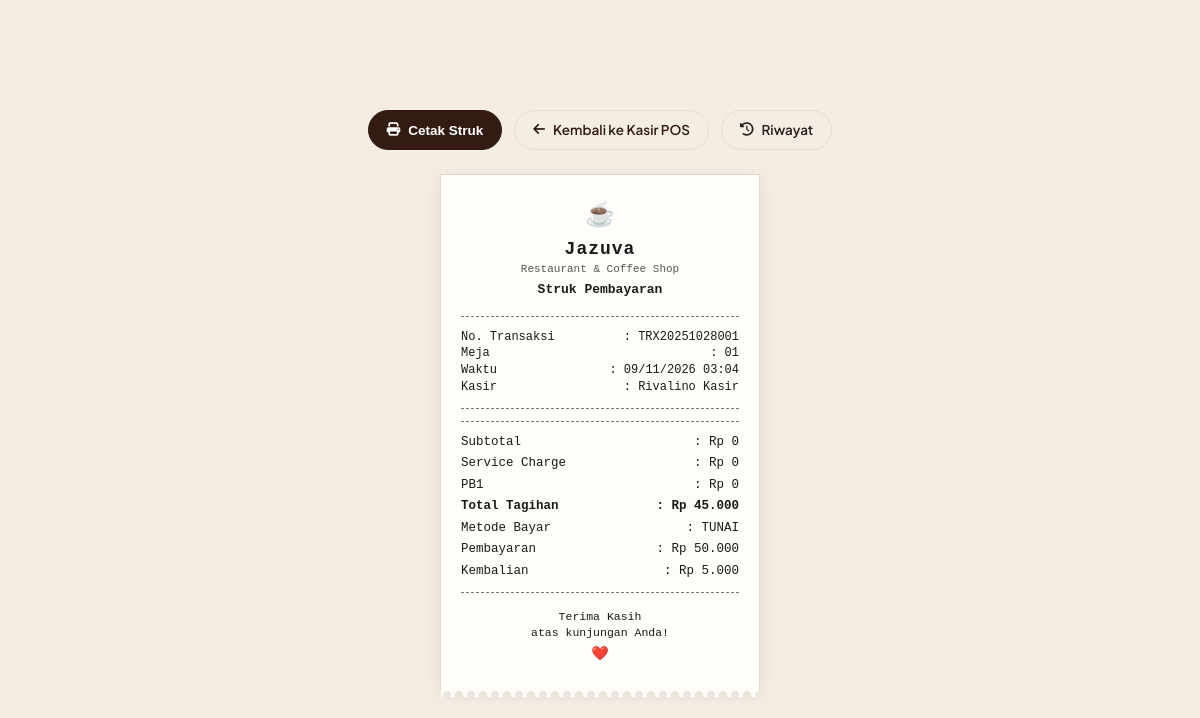
The page /cashier/receipt.php?trx=TRX20251028001 (signed in) on the database its author committed.
### tables this page shows
CREATE TABLE `payments` (
  `id` INT AUTO_INCREMENT PRIMARY KEY,
  `order_id` INT NULL,
  `session_id` INT NULL,
  `transaction_number` VARCHAR(50) NOT NULL UNIQUE,
  `payment_method` ENUM('tunai', 'qris') NOT NULL DEFAULT 'tunai',
  `subtotal` DECIMAL(12, 2) NOT NULL DEFAULT 0.00,
  `service_charge_amount` DECIMAL(12, 2) NOT NULL DEFAULT 0.00,
  `tax_amount` DECIMAL(12, 2) NOT NULL DEFAULT 0.00,
  `midtrans_transaction_id` VARCHAR(100) NULL,
  `qris_qr_url` TEXT NULL,
  `total_bill` DECIMAL(12, 2) NOT NULL,
  `amount_paid` DECIMAL(12, 2) NOT NULL,
  `change_amount` DECIMAL(12, 2) NOT NULL DEFAULT 0.00,
  `payment_status` ENUM('menunggu', 'lunas', 'batal') DEFAULT 'lunas',
  `cashier_id` INT NULL,
  `notes` VARCHAR(255) NULL,
  `created_at` TIMESTAMP DEFAULT CURRENT_TIMESTAMP,
  FOREIGN KEY (`order_id`) REFERENCES `orders` (`id`) ON DELETE SET NULL,
  FOREIGN KEY (`session_id`) REFERENCES `table_sessions` (`id`) ON DELETE SET NULL,
  FOREIGN KEY (`cashier_id`) REFERENCES `users` (`id`) ON DELETE SET NULL
);

CREATE TABLE `users` (
  `id` INT AUTO_INCREMENT PRIMARY KEY,
  `role_id` INT NOT NULL,
  `username` VARCHAR(50) NOT NULL UNIQUE,
  `password` VARCHAR(255) NOT NULL,
  `full_name` VARCHAR(100) NOT NULL,
  `email` VARCHAR(100) NULL,
  `phone` VARCHAR(30) NULL,
  `avatar` VARCHAR(255) DEFAULT 'default-avatar.png',
  `status` ENUM('active', 'inactive') DEFAULT 'active',
  `created_at` TIMESTAMP DEFAULT CURRENT_TIMESTAMP,
  `updated_at` TIMESTAMP DEFAULT CURRENT_TIMESTAMP ON UPDATE CURRENT_TIMESTAMP,
  FOREIGN KEY (`role_id`) REFERENCES `roles` (`id`) ON DELETE RESTRICT
);

### includes/functions.php (called while the page is built, shortened)
<?php
function formatRupiah($amount): string {
    return 'Rp ' . number_format((float)$amount, 0, ',', '.');
}

### cashier/receipt.php (the view, shortened to what this page needs)
<?php
require_once __DIR__ . '/../includes/functions.php';
$trxNumber = trim($_GET['trx'] ?? '');
$pdo = getDbConnection();
$stmt = $pdo->prepare("SELECT p.*, ts.table_id, ts.customer_name, t.table_number, u.full_name as cashier_name
                       FROM payments p
                       LEFT JOIN table_sessions ts ON p.session_id = ts.id
                       LEFT JOIN restaurant_tables t ON ts.table_id = t.id
                       LEFT JOIN users u ON p.cashier_id = u.id
                       WHERE p.transaction_number = ? LIMIT 1");
$stmt->execute([$trxNumber]);
$payment = $stmt->fetch();
?>
<!DOCTYPE html>
<html lang="id">
<head>
  <link rel="stylesheet" href="https://cdnjs.cloudflare.com/ajax/libs/font-awesome/6.5.1/css/all.min.css">
  <link rel="stylesheet" href="<?= BASE_URL ?>/assets/css/style.css">
  <link rel="stylesheet" href="<?= BASE_URL ?>/assets/css/pos.css">
</head>
<body>
  <div class="print-actions no-print">
    <button type="button" class="btn btn-primary" onclick="window.print()">
      <i class="fa-solid fa-print"></i> Cetak Struk
    </button>
    <a href="<?= BASE_URL ?>/cashier/dashboard.php" class="btn btn-secondary">
      <i class="fa-solid fa-arrow-left"></i> Kembali ke Kasir POS
    </a>
    <a href="<?= BASE_URL ?>/cashier/history.php" class="btn btn-outline">
      <i class="fa-solid fa-clock-rotate-left"></i> Riwayat
    </a>
  </div>
  <div class="thermal-receipt">
    <div class="receipt-header">
      <div class="receipt-logo-icon">☕</div>
      <div class="receipt-brand">Jazuva</div>
      <div style="font-size: 11px; color: #555;">Restaurant &amp; Coffee Shop</div>
      <div class="receipt-title">Struk Pembayaran</div>
    </div>
    <div class="receipt-divider"></div>
    <div class="receipt-meta">
      <div class="receipt-meta-row">
        <span>No. Transaksi</span>
        <span>: <?= htmlspecialchars($payment['transaction_number']) ?></span>
      </div>
      <div class="receipt-meta-row">
        <span>Meja</span>
        <span>: <?= htmlspecialchars($payment['table_number'] ?? '01') ?></span>
      </div>
      <div class="receipt-meta-row">
        <span>Waktu</span>
        <span>: <?= date('d/m/Y H:i', strtotime($payment['created_at'])) ?></span>
      </div>
      <div class="receipt-meta-row">
        <span>Kasir</span>
        <span>: <?= htmlspecialchars($payment['cashier_name'] ?? 'Kasir') ?></span>
      </div>
    </div>
    <div class="receipt-divider"></div>
    <div class="receipt-divider"></div>
    <div class="receipt-totals">
      <div class="receipt-total-row">
        <span>Subtotal</span>
        <span>: <?= formatRupiah($payment['subtotal']) ?></span>
      </div>
      <div class="receipt-total-row">
        <span>Service Charge</span>
        <span>: <?= formatRupiah($payment['service_charge_amount']) ?></span>
      </div>
      <div class="receipt-total-row">
        <span>PB1</span>
        <span>: <?= formatRupiah($payment['tax_amount']) ?></span>
      </div>
      <div class="receipt-total-row">
        <strong>Total Tagihan</strong>
        <strong>: <?= formatRupiah($payment['total_bill']) ?></strong>
      </div>
      <div class="receipt-total-row">
        <span>Metode Bayar</span>
        <span>: <?= strtoupper($payment['payment_method']) ?></span>
      </div>
      <div class="receipt-total-row">
        <span>Pembayaran</span>
        <span>: <?= formatRupiah($payment['amount_paid']) ?></span>
      </div>
      <div class="receipt-total-row">
        <span>Kembalian</span>
        <span>: <?= formatRupiah($payment['change_amount']) ?></span>
      </div>
    </div>
    <div class="receipt-divider"></div>
    <div class="receipt-footer">
      <div>Terima Kasih</div>
      <div>atas kunjungan Anda!</div>
      <div style="font-size: 14px; margin-top: 4px;">❤️</div>
    </div>
  </div>
</body>
</html>

### assets/css/style.css (style rules this page uses)
:root { --color-primary: #331B11; --color-primary-dark: #22120B; --color-primary-light: #523122; --color-accent: #8B5A2B; --color-accent-gold: #C69255; --color-accent-hover: #73471E; --color-bg-main: #FBF8F4; --color-bg-card: #FFFFFF; --color-bg-muted: #F4EDE4; --color-bg-alt: #F8F3EC; --color-border: #E8DDD2; --color-border-light: #F0E6DC; --color-text-main: #2A211B; --color-text-muted: #7E7065; --color-text-light: #A89B8F; --color-text-white: #FFFFFF; --color-status-green: #27AE60; --color-status-green-bg: #EAF8EE; --color-status-blue: #2980B9; --color-status-blue-bg: #EBF5FB; --color-status-orange: #E67E22; --color-status-orange-bg: #FEF5EB; --color-status-brown: #8B5A2B; --color-status-brown-bg: #F8EFE7; --color-status-red: #E74C3C; --color-status-red-bg: #FDEDEC; --shadow-sm: 0 2px 6px rgba(51, 27, 17, 0.04); --shadow-md: 0 4px 14px rgba(51, 27, 17, 0.07); --shadow-lg: 0 10px 25px rgba(51, 27, 17, 0.1); --shadow-card: 0 4px 20px rgba(51, 27, 17, 0.06); --radius-sm: 8px; --radius-md: 12px; --radius-lg: 16px; --radius-xl: 24px; --radius-pill: 9999px; --transition-fast: all 0.2s ease; --transition-normal: all 0.3s ease; }
* { box-sizing: border-box; margin: 0; padding: 0; }
body { font-family: 'Plus Jakarta Sans', -apple-system, BlinkMacSystemFont, 'Segoe UI', Roboto, sans-serif; background-color: var(--color-bg-main); color: var(--color-text-main); line-height: 1.5; font-size: 14px; -webkit-font-smoothing: antialiased; }
a { color: var(--color-accent); text-decoration: none; transition: var(--transition-fast); }
.btn { display: inline-flex; align-items: center; justify-content: center; gap: 8px; padding: 9px 18px; font-size: 13.5px; font-weight: 600; border-radius: var(--radius-pill); border: 1px solid transparent; cursor: pointer; transition: var(--transition-fast); text-decoration: none; white-space: nowrap; }
.btn-primary { background-color: var(--color-primary); color: var(--color-text-white); border-color: var(--color-primary); }
.btn-secondary { background-color: var(--color-bg-muted); color: var(--color-primary); border-color: var(--color-border); }
.btn-outline { background: transparent; border-color: var(--color-border); color: var(--color-text-main); }

### assets/css/pos.css (style rules this page uses)
.thermal-receipt { width: 320px; background: #FFFDF9; padding: 24px 20px; border: 1px solid #E4D8CA; box-shadow: 0 4px 16px rgba(0,0,0,0.08); font-family: 'Courier New', Courier, monospace; color: #1A1A1A; font-size: 12.5px; line-height: 1.4; position: relative; }
.thermal-receipt::after { content: ""; position: absolute; bottom: -8px; left: 0; right: 0; height: 8px; background: radial-gradient(circle, transparent, transparent 50%, #FFFDF9 50%, #FFFDF9 100%); background-size: 12px 12px; }
.receipt-header { text-align: center; margin-bottom: 16px; }
.receipt-logo-icon { font-size: 24px; margin-bottom: 4px; }
.receipt-brand { font-size: 18px; font-weight: bold; letter-spacing: 1px; }
.receipt-title { font-size: 13px; margin-top: 4px; font-weight: 600; }
.receipt-divider { border-top: 1px dashed #777; margin: 12px 0; }
.receipt-meta { font-size: 12px; margin-bottom: 12px; }
.receipt-meta-row { display: flex; justify-content: space-between; }
.receipt-totals { margin-top: 8px; }
.receipt-total-row { display: flex; justify-content: space-between; margin-bottom: 4px; }
.receipt-footer { text-align: center; margin-top: 16px; font-size: 11.5px; }

### cashier/receipt.php (style rules this page uses)
body { background: #F4EDE4; min-height: 100vh; display: flex; flex-direction: column; align-items: center; justify-content: center; padding: 30px 16px; }
.print-actions { display: flex; gap: 12px; margin-bottom: 24px; }

### rows shown on the page
payments: transaction_number "TRX20251028001", created_at "09/11/2026 03:04", cashier.full_name "Rivalino Kasir", subtotal "Rp 0", service_charge_amount "Rp 0", tax_amount "Rp 0", total_bill "Rp 45.000", payment_method "TUNAI", amount_paid "Rp 50.000", change_amount "Rp 5.000"

### other values the page prints
$payment['table_number'] "01"
